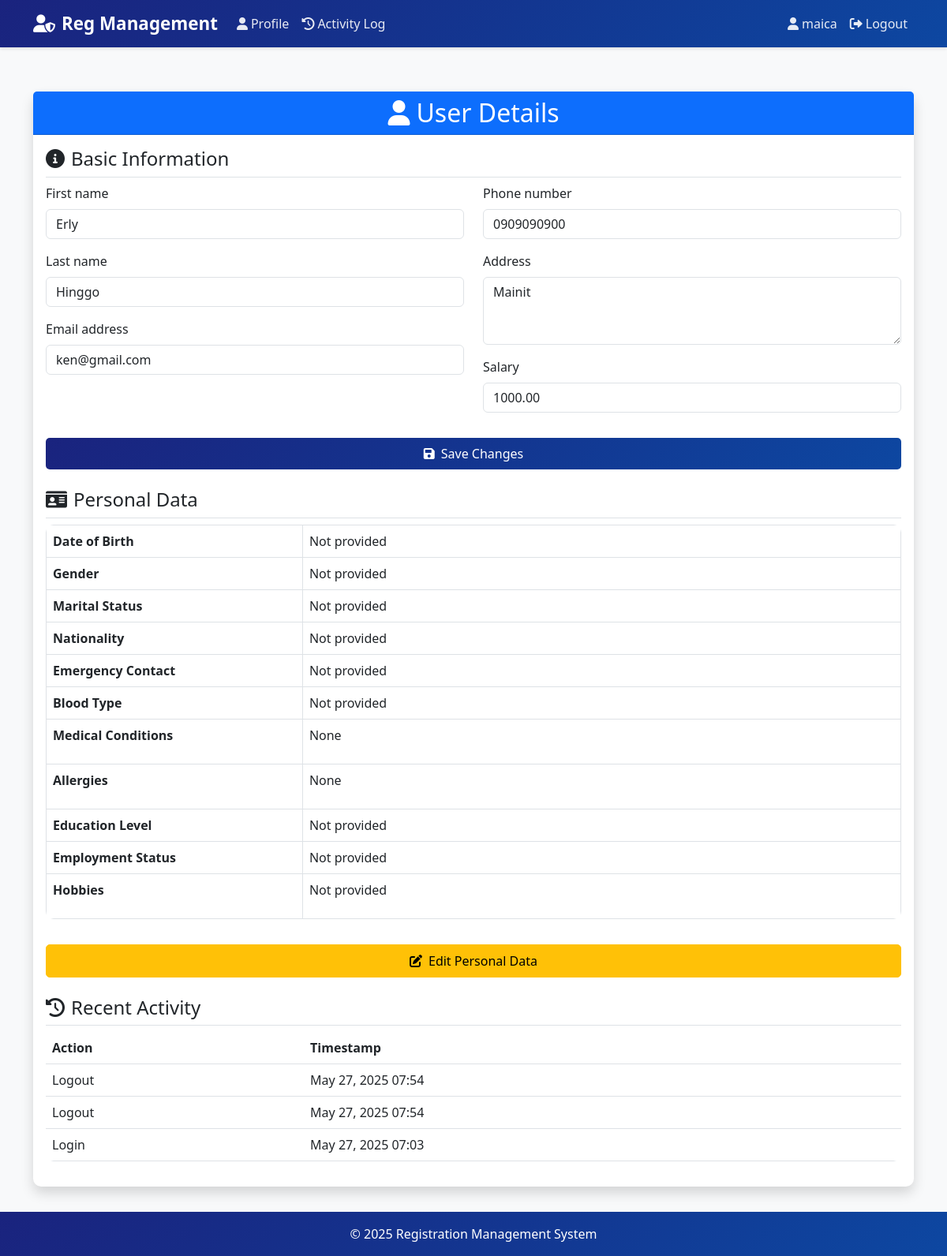
The app's page /users/4/ (signed in) with its own data.
### accounts/models.py (models this page shows, shortened)
class UserProfile(models.Model):
    USER_TYPE_CHOICES = [
        ('admin', 'Admin'),
        ('viewer', 'Viewer'),
    ]
    user = models.OneToOneField(User, on_delete=models.CASCADE, related_name='userprofile')
    id_number = models.CharField(max_length=20, unique=True, blank=True, null=True)
    user_type = models.CharField(max_length=10, choices=USER_TYPE_CHOICES, default='viewer')
    phone_number = models.CharField(max_length=20, blank=True, null=True)
    address = models.TextField(blank=True, null=True)
    salary = models.DecimalField(max_digits=10, decimal_places=2, null=True, blank=True)
    created_at = models.DateTimeField(auto_now_add=True)
    updated_at = models.DateTimeField(auto_now=True)
    @property
    def is_admin(self):
        return self.user_type == 'admin'

class PersonalData(models.Model):
    GENDER_CHOICES = [
        ('M', 'Male'),
        ('F', 'Female'),
        ('O', 'Other'),
    ]
    MARITAL_STATUS_CHOICES = [
        ('S', 'Single'),
        ('M', 'Married'),
        ('D', 'Divorced'),
        ('W', 'Widowed'),
    ]
    user = models.OneToOneField(User, on_delete=models.CASCADE, related_name='personal_data')
    date_of_birth = models.DateField(null=True, blank=True)
    age = models.IntegerField(null=True, blank=True)
    email = models.EmailField(null=True, blank=True)
    gender = models.CharField(max_length=10, choices=GENDER_CHOICES, null=True, blank=True)
    marital_status = models.CharField(max_length=20, choices=MARITAL_STATUS_CHOICES, null=True, blank=True)
    nationality = models.CharField(max_length=100, null=True, blank=True)
    emergency_contact_name = models.CharField(max_length=100, null=True, blank=True)
    emergency_contact_number = models.CharField(max_length=20, null=True, blank=True)
    blood_type = models.CharField(max_length=5, null=True, blank=True)
    medical_conditions = models.TextField(null=True, blank=True)
    allergies = models.TextField(null=True, blank=True)
    education_level = models.CharField(max_length=50, null=True, blank=True)
    employment_status = models.CharField(max_length=50, null=True, blank=True)
    hobbies = models.TextField(null=True, blank=True)
    voluntary_work = models.TextField(null=True, blank=True)
    civil_service_eligibility = models.CharField(max_length=100, null=True, blank=True)
    eligibility_rating = models.CharField(max_length=20, null=True, blank=True)
    eligibility_date = models.DateField(null=True, blank=True)
    eligibility_place = models.CharField(max_length=100, null=True, blank=True)
    eligibility_license = models.CharField(max_length=50, null=True, blank=True)
    position_title = models.CharField(max_length=100, null=True, blank=True)
    employer_name = models.CharField(max_length=100, null=True, blank=True)
    employer_address = models.TextField(null=True, blank=True)
    employment_start_date = models.DateField(null=True, blank=True)
    employment_end_date = models.DateField(null=True, blank=True)
    monthly_salary = models.DecimalField(max_digits=10, decimal_places=2, null=True, blank=True)
    salary_grade = models.CharField(max_length=20, null=True, blank=True)
    job_description = models.TextField(null=True, blank=True)

class ActivityLog(models.Model):
    LOGIN = 'login'
    LOGOUT = 'logout'
    ACTION_CHOICES = [
        (LOGIN, 'Login'),
        (LOGOUT, 'Logout'),
    ]
    user = models.ForeignKey(User, on_delete=models.CASCADE)
    action = models.CharField(max_length=10, choices=ACTION_CHOICES)
    timestamp = models.DateTimeField(auto_now_add=True)
    ip_address = models.GenericIPAddressField(null=True, blank=True)
    class Meta:
        ordering = ['-timestamp']

### accounts/views.py (the view)
# urls.py: path('users/<int:user_id>/', views.user_detail, name='user_detail'),
@login_required
@user_passes_test(is_admin)
def user_detail(request, user_id):
    user_obj = get_object_or_404(User, id=user_id)
    if not request.user.userprofile.is_admin and request.user != user_obj:
        messages.error(request, 'You do not have permission to view this profile.')
        return redirect('profile')
    if request.method == 'POST':
        user_form = UserEditForm(request.POST, instance=user_obj)
        profile_form = UserProfileForm(request.POST, instance=user_obj.userprofile)
        personal_data_form = PersonalDataForm(request.POST, instance=user_obj.personal_data)
        if user_form.is_valid() and profile_form.is_valid() and personal_data_form.is_valid():
            user_form.save()
            profile_form.save()
            personal_data_form.save()
            messages.success(request, 'User information updated successfully.')
            return redirect('user_detail', user_id=user_id)
    else:
        user_form = UserEditForm(instance=user_obj)
        profile_form = UserProfileForm(instance=user_obj.userprofile)
        personal_data_form = PersonalDataForm(instance=user_obj.personal_data)
    activity_logs = ActivityLog.objects.filter(user=user_obj).order_by('-timestamp')[:10]
    context = {
        'user_obj': user_obj,
        'user_form': user_form,
        'profile_form': profile_form,
        'personal_data_form': personal_data_form,
        'activity_logs': activity_logs,
        'is_admin': request.user.userprofile.is_admin,
    }
    return render(request, 'accounts/user_detail.html', context)

### accounts/templates/accounts/user_detail.html (shortened to what this page needs)
{% extends 'accounts/base.html' %}
{% load crispy_forms_tags %}
{% block content %}
<div class="container mt-4">
    <div class="row">
        <div class="col-md-12">
            <div class="card shadow">
                <div class="card-header bg-primary text-white">
                    <h2 class="text-center mb-0">
                        <i class="fas fa-user me-2"></i>User Details
                    </h2>
                </div>
                <div class="card-body">
                    <div class="row mb-4">
                        <div class="col-md-12">
                            <h4 class="border-bottom pb-2">
                                <i class="fas fa-info-circle me-2"></i>Basic Information
                            </h4>
                            <form method="post">
                                <div class="row">
                                    <div class="col-md-6">
                                        {{ user_form|crispy }}
                                    </div>
                                    <div class="col-md-6">
                                        {{ profile_form|crispy }}
                                    </div>
                                </div>
                                <div class="d-grid gap-2 mt-3">
                                    <button type="submit" class="btn btn-primary">
                                        <i class="fas fa-save me-2"></i>Save Changes
                                    </button>
                                </div>
                            </form>
                        </div>
                    </div>
                    <div class="row mb-4">
                        <div class="col-md-12">
                            <h4 class="border-bottom pb-2">
                                <i class="fas fa-id-card me-2"></i>Personal Data
                            </h4>
                            <div class="table-responsive">
                                <table class="table table-bordered">
                                    <tr>
                                        <th style="width: 30%">Date of Birth</th>
                                        <td>{{ user_obj.personal_data.date_of_birth|default:"Not provided" }}</td>
                                    </tr>
                                    <tr>
                                        <th>Gender</th>
                                        <td>{{ user_obj.personal_data.get_gender_display|default:"Not provided" }}</td>
                                    </tr>
                                    <tr>
                                        <th>Marital Status</th>
                                        <td>{{ user_obj.personal_data.get_marital_status_display|default:"Not provided" }}</td>
                                    </tr>
                                    <tr>
                                        <th>Nationality</th>
                                        <td>{{ user_obj.personal_data.nationality|default:"Not provided" }}</td>
                                    </tr>
                                    <tr>
                                        <th>Emergency Contact</th>
                                        <td>
                                            {% if user_obj.personal_data.emergency_contact_name %}
                                                {{ user_obj.personal_data.emergency_contact_name }}
                                                ({{ user_obj.personal_data.emergency_contact_number }})
                                            {% else %}
                                                Not provided
                                            {% endif %}
                                        </td>
                                    </tr>
                                    <tr>
                                        <th>Blood Type</th>
                                        <td>{{ user_obj.personal_data.blood_type|default:"Not provided" }}</td>
                                    </tr>
                                    <tr>
                                        <th>Medical Conditions</th>
                                        <td>{{ user_obj.personal_data.medical_conditions|default:"None"|linebreaks }}</td>
                                    </tr>
                                    <tr>
                                        <th>Allergies</th>
                                        <td>{{ user_obj.personal_data.allergies|default:"None"|linebreaks }}</td>
                                    </tr>
                                    <tr>
                                        <th>Education Level</th>
                                        <td>{{ user_obj.personal_data.education_level|default:"Not provided" }}</td>
                                    </tr>
                                    <tr>
                                        <th>Employment Status</th>
                                        <td>{{ user_obj.personal_data.employment_status|default:"Not provided" }}</td>
                                    </tr>
                                    <tr>
                                        <th>Hobbies</th>
                                        <td>{{ user_obj.personal_data.hobbies|default:"Not provided"|linebreaks }}</td>
                                    </tr>
                                </table>
                            </div>
                            {% if user_obj == request.user or is_admin %}
                            <div class="d-grid gap-2 mt-3">
                                <a href="{% url 'edit_personal_data' %}" class="btn btn-warning">
                                    <i class="fas fa-edit me-2"></i>Edit Personal Data
                                </a>
                            </div>
                            {% endif %}
                        </div>
                    </div>
                    <div class="row">
                        <div class="col-md-12">
                            <h4 class="border-bottom pb-2">
                                <i class="fas fa-history me-2"></i>Recent Activity
                            </h4>
                            <div class="table-responsive">
                                <table class="table table-hover">
                                    <thead>
                                        <tr>
                                            <th>Action</th>
                                            <th>Timestamp</th>
                                        </tr>
                                    </thead>
                                    <tbody>
                                        {% for log in activity_logs %}
                                        <tr>
                                            <td>{{ log.get_action_display }}</td>
                                            <td>{{ log.timestamp|date:"F j, Y H:i" }}</td>
                                        </tr>
                                        {% empty %}
                                        <tr>
                                            <td colspan="2" class="text-center">No activity recorded</td>
                                        </tr>
                                        {% endfor %}
                                    </tbody>
                                </table>
                            </div>
                        </div>
                    </div>
                </div>
            </div>
        </div>
    </div>
</div>
{% endblock %}

### accounts/templates/accounts/base.html (shortened to what this page needs)
<!DOCTYPE html>
<html lang="en">
<head>
    <link href="https://cdn.jsdelivr.net/npm/bootstrap@5.3.0/dist/css/bootstrap.min.css" rel="stylesheet">
    <link rel="stylesheet" href="https://cdnjs.cloudflare.com/ajax/libs/font-awesome/6.0.0/css/all.min.css">
</head>
<body>
    <nav class="navbar navbar-expand-lg navbar-dark">
        <div class="container">
            <a class="navbar-brand" href="{% url 'root' %}">
                <i class="fas fa-user-shield me-2"></i>Reg Management
            </a>
            <div class="collapse navbar-collapse" id="navbarNav">
                <ul class="navbar-nav me-auto">
                    {% if user.is_authenticated %}
                        <li class="nav-item">
                            <a class="nav-link" href="{% url 'profile' %}">
                                <i class="fas fa-user me-1"></i>Profile
                            </a>
                        </li>
                        <li class="nav-item">
                            <a class="nav-link" href="{% url 'activity_log' %}">
                                <i class="fas fa-history me-1"></i>Activity Log
                            </a>
                        </li>
                    {% endif %}
                </ul>
                <ul class="navbar-nav">
                    {% if user.is_authenticated %}
                        <li class="nav-item">
                            <span class="nav-link">
                                <i class="fas fa-user me-1"></i>{{ user.username }}
                            </span>
                        </li>
                        <li class="nav-item">
                            <a class="nav-link" href="{% url 'logout' %}">
                                <i class="fas fa-sign-out-alt me-1"></i>Logout
                            </a>
                        </li>
                    {% else %}
                        <li class="nav-item">
                            <a class="nav-link" href="{% url 'login' %}">
                                <i class="fas fa-sign-in-alt me-1"></i>Login
                            </a>
                        </li>
                    {% endif %}
                </ul>
            </div>
        </div>
    </nav>
    <div class="content-wrapper">
        {% block content %}{% endblock %}
    </div>
    <footer class="footer">
        <div class="container text-center">
            <span>© {% now "Y" %} Registration Management System</span>
        </div>
    </footer>
</body>
</html>

### records on screen
UserProfile: phone_number "0909090900", address "Mainit", salary "1000.00"
ActivityLog: action "Logout", timestamp "May 27, 2025 07:54"
ActivityLog: action "Logout", timestamp "May 27, 2025 07:54"
ActivityLog: action "Login", timestamp "May 27, 2025 07:03"

### other values on screen
{{ user.username }} "maica"
{{ user_obj.personal_data.date_of_birth|default:"Not provided" }} "Not provided"
{{ user_obj.personal_data.get_gender_display|default:"Not provided" }} "Not provided"
{{ user_obj.personal_data.nationality|default:"Not provided" }} "Not provided"
{{ user_obj.personal_data.blood_type|default:"Not provided" }} "Not provided"
{{ user_obj.personal_data.medical_conditions|default:"None"|linebreaks }} "None"
{{ user_obj.personal_data.allergies|default:"None"|linebreaks }} "None"
{{ user_obj.personal_data.education_level|default:"Not provided" }} "Not provided"
{{ user_obj.personal_data.employment_status|default:"Not provided" }} "Not provided"
{{ user_obj.personal_data.hobbies|default:"Not provided"|linebreaks }} "Not provided"
